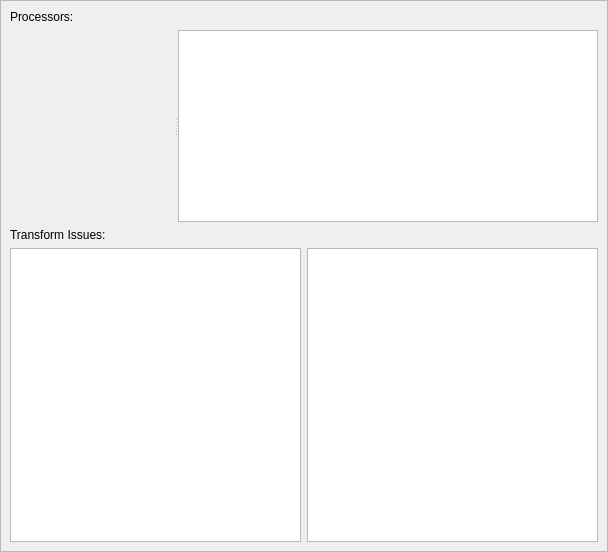
<?xml version="1.0" encoding="UTF-8"?>
<ui version="4.0">
 <class>AssetCuratorPanel</class>
 <widget class="QDockWidget" name="AssetCuratorPanel">
  <property name="geometry">
   <rect>
    <x>0</x>
    <y>0</y>
    <width>608</width>
    <height>552</height>
   </rect>
  </property>
  <property name="windowIcon">
   <iconset>
    <normaloff>:/GuiFoundation/Icons/Log.png</normaloff>:/GuiFoundation/Icons/Log.png</iconset>
  </property>
  <property name="windowTitle">
   <string>Asset Curator</string>
  </property>
  <widget class="QFrame" name="dockWidgetContents">
   <property name="frameShape">
    <enum>QFrame::StyledPanel</enum>
   </property>
   <property name="frameShadow">
    <enum>QFrame::Sunken</enum>
   </property>
   <property name="lineWidth">
    <number>1</number>
   </property>
   <property name="midLineWidth">
    <number>0</number>
   </property>
   <layout class="QVBoxLayout" name="verticalLayout">
    <item>
     <layout class="QHBoxLayout" name="horizontalLayout">
      <item>
       <widget class="QLabel" name="label">
        <property name="text">
         <string>Processors:</string>
        </property>
       </widget>
      </item>
      <item>
       <widget class="ezQtCuratorControl" name="CuratorControl" native="true">
        <property name="sizePolicy">
         <sizepolicy hsizetype="Preferred" vsizetype="Preferred">
          <horstretch>1</horstretch>
          <verstretch>0</verstretch>
         </sizepolicy>
        </property>
       </widget>
      </item>
     </layout>
    </item>
    <item>
     <widget class="QSplitter" name="splitter">
      <property name="orientation">
       <enum>Qt::Horizontal</enum>
      </property>
      <widget class="ezQtLogWidget" name="CuratorLog" native="true"/>
      <widget class="QListView" name="Processors">
       <property name="sizePolicy">
        <sizepolicy hsizetype="Expanding" vsizetype="Expanding">
         <horstretch>0</horstretch>
         <verstretch>1</verstretch>
        </sizepolicy>
       </property>
      </widget>
     </widget>
    </item>
    <item>
     <widget class="QLabel" name="label_2">
      <property name="text">
       <string>Transform Issues:</string>
      </property>
     </widget>
    </item>
    <item>
     <layout class="QHBoxLayout" name="horizontalLayout_2">
      <item>
       <widget class="QListView" name="ListAssets"/>
      </item>
      <item>
       <widget class="QTextEdit" name="IssueInfo"/>
      </item>
     </layout>
    </item>
   </layout>
  </widget>
 </widget>
 <customwidgets>
  <customwidget>
   <class>ezQtLogWidget</class>
   <extends>QWidget</extends>
   <header location="global">EditorFramework/Panels/LogPanel/LogWidget.moc.h</header>
   <container>1</container>
  </customwidget>
  <customwidget>
   <class>ezQtCuratorControl</class>
   <extends>QWidget</extends>
   <header location="global">EditorFramework/Panels/AssetBrowserPanel/CuratorControl.moc.h</header>
   <container>1</container>
  </customwidget>
 </customwidgets>
 <resources>
  <include location="../../../../Code/Tools/GuiFoundation/QtResources/resources.qrc"/>
 </resources>
 <connections/>
</ui>
